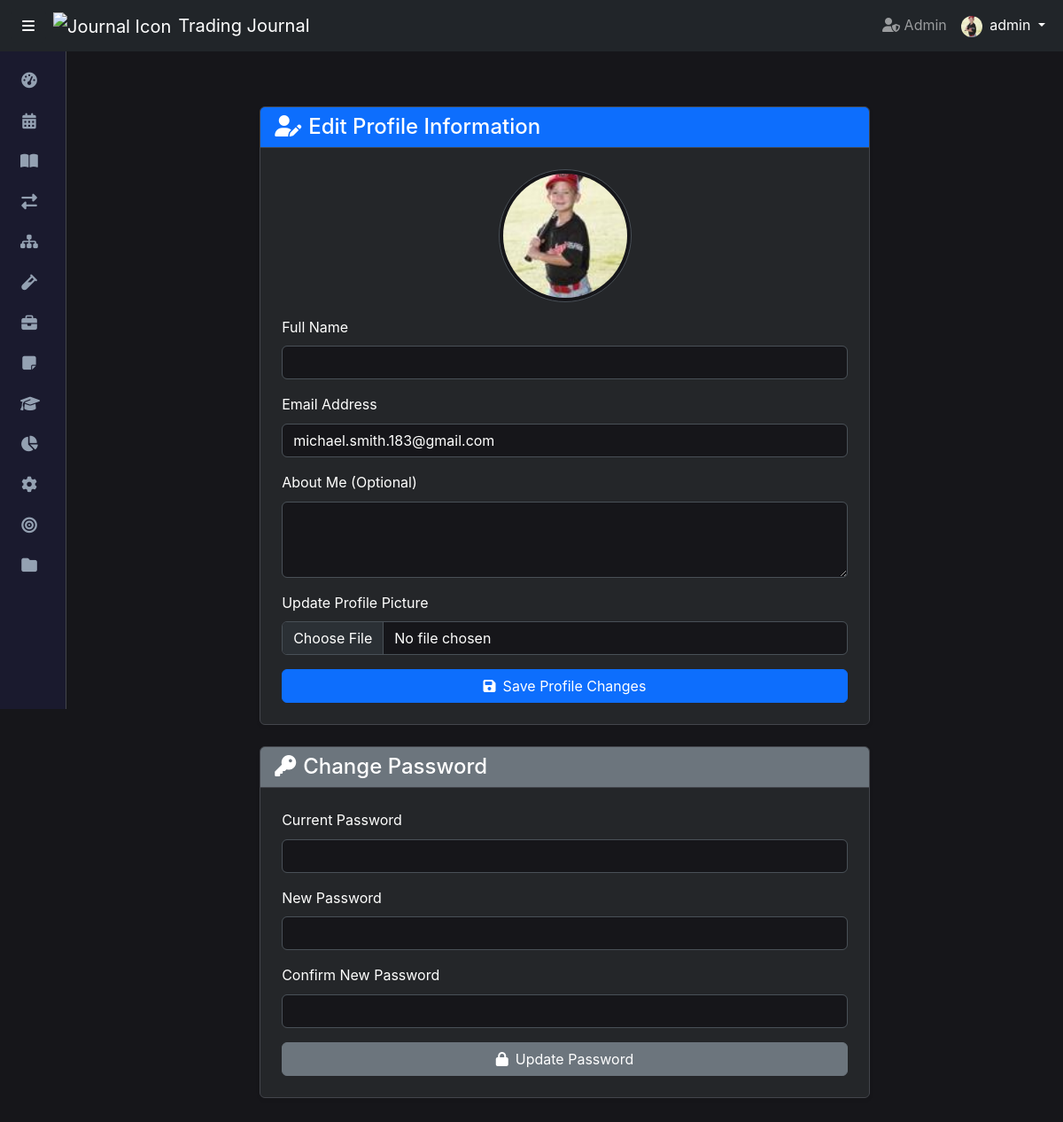
/auth/profile (signed in), run on the app's committed database.
### app/models.py (models this page shows, shortened)
class User(db.Model, UserMixin):
    __tablename__ = 'user'
    id = db.Column(db.Integer, primary_key=True)
    username = db.Column(db.String(80), unique=True, nullable=False, index=True)
    email = db.Column(db.String(120), unique=True, nullable=False, index=True)
    password_hash = db.Column(db.String(256), nullable=False)
    name = db.Column(db.String(100), nullable=True)
    role = db.Column(db.Enum(UserRole), nullable=False, default=UserRole.USER)
    created_at = db.Column(db.DateTime, nullable=False, default=datetime.utcnow)
    updated_at = db.Column(db.DateTime, nullable=True, onupdate=datetime.utcnow)
    last_login = db.Column(db.DateTime, nullable=True)
    is_active = db.Column(db.Boolean, nullable=False, default=True)
    profile_picture = db.Column(db.String(200), nullable=True) # Path relative to static/profile_pics
    bio = db.Column(db.Text, nullable=True)
    is_email_verified = db.Column(db.Boolean, nullable=False, server_default='0') # Use server_default for new DBs
    activities = db.relationship('Activity', backref='user', lazy='dynamic', cascade='all, delete-orphan')
    files = db.relationship('File', backref='user', lazy='dynamic', cascade='all, delete-orphan')
    settings = db.relationship('Settings', backref='user', uselist=False, cascade='all, delete-orphan')
    api_keys = db.relationship('ApiKey', backref='user', lazy='dynamic', cascade='all, delete-orphan')
    trading_models = db.relationship('TradingModel', backref='user', lazy='dynamic')
    trades = db.relationship('Trade', backref='user', lazy='dynamic')
    daily_journals = db.relationship('DailyJournal', backref='user', lazy='dynamic')
    weekly_journals = db.relationship('WeeklyJournal', backref='user', lazy='dynamic')
    monthly_journals = db.relationship('MonthlyJournal', backref='user', lazy='dynamic')
    quarterly_journals = db.relationship('QuarterlyJournal', backref='user', lazy='dynamic')
    yearly_journals = db.relationship('YearlyJournal', backref='user', lazy='dynamic')
    def is_admin(self): return self.role == UserRole.ADMIN

### app/blueprints/auth_bp.py (the view, shortened to what this page needs)
@auth_bp.route('/profile', methods=['GET', 'POST'])
@login_required
def user_profile():
    profile_form = ProfileForm(obj=current_user)
    password_form = ChangePasswordForm()
    return render_template('profile.html', title='Your Profile', profile_form=profile_form, password_form=password_form)

### app/forms.py
class ProfileForm(FlaskForm):
    name = StringField('Full Name', validators=[Optional(), Length(max=100)])
    email = StringField('Email Address',
                        validators=[DataRequired(), Email(message="Invalid email address."), Length(max=120)])
    bio = TextAreaField('About Me (Optional)', validators=[Optional(), Length(max=500)])
    profile_picture = FileField('Update Profile Picture', validators=[
        Optional(),
        FileAllowed(['jpg', 'png', 'jpeg', 'gif'], 'Images only! (jpg, jpeg, png, gif)')
    ])
    submit = SubmitField('Save Profile Changes')

class ChangePasswordForm(FlaskForm):
    current_password = PasswordField('Current Password', validators=[DataRequired()])
    new_password = PasswordField('New Password', validators=[DataRequired(), Length(min=8,
                                                                                    message='Password must be at least 8 characters long.')])
    confirm_password = PasswordField('Confirm New Password',
                                     validators=[DataRequired(),
                                                 EqualTo('new_password', message='New passwords must match.')])
    submit = SubmitField('Update Password')

### app/templates/auth/profile.html (shortened to what this page needs)
{% extends "base.html" %}
{% from "macros/_form_helpers.html" import render_field, render_checkbox %}
{% block content %}
<div class="container mt-4 mb-5">
    <div class="row justify-content-center">
        <div class="col-lg-8 col-md-10">
            <div class="card shadow-sm mb-4">
                <div class="card-header bg-primary text-white">
                    <h4 class="mb-0"><i class="fas fa-user-edit me-2"></i>Edit Profile Information</h4>
                </div>
                <div class="card-body p-4">
                    <form method="POST" action="{{ url_for('auth.user_profile') }}" enctype="multipart/form-data" novalidate>
                        <div class="text-center mb-3">
                            {% if current_user.profile_picture and current_user.profile_picture != 'default.jpg' %}
                                <img src="{{ url_for('static', filename=config.get('PROFILE_PICS_FOLDER_REL', 'profile_pics') + '/' + current_user.profile_picture) }}?v={{ range(1,100000)|random }}"
                                     alt="Current Profile Picture" class="img-thumbnail rounded-circle" style="width: 150px; height: 150px; object-fit: cover;">
                            {% else %}
                                <img src="{{ url_for('static', filename=config.get('PROFILE_PICS_FOLDER_REL', 'profile_pics') + '/default.jpg') }}"
                                     alt="Default Profile Picture" class="img-thumbnail rounded-circle" style="width: 150px; height: 150px; object-fit: cover;">
                            {% endif %}
                        </div>
                        {{ render_field(profile_form.name, input_class="form-control") }}
                        {{ render_field(profile_form.email, input_class="form-control", type="email") }}
                        {{ render_field(profile_form.bio, input_class="form-control", rows="3") }}
                        {{ render_field(profile_form.profile_picture, input_class="form-control") }}
                        <div class="d-grid mt-3">
                            <button type="submit" name="submit_profile" class="btn btn-primary"><i class="fas fa-save me-2"></i>Save Profile Changes</button>
                        </div>
                    </form>
                </div>
            </div>
            <div class="card shadow-sm">
                <div class="card-header bg-secondary text-white">
                    <h4 class="mb-0"><i class="fas fa-key me-2"></i>Change Password</h4>
                </div>
                <div class="card-body p-4">
                    <form method="POST" action="{{ url_for('auth.user_profile') }}" novalidate>
                        {{ render_field(password_form.current_password, input_class="form-control", type="password") }}
                        {{ render_field(password_form.new_password, input_class="form-control", type="password") }}
                        {{ render_field(password_form.confirm_password, input_class="form-control", type="password") }}
                        <div class="d-grid mt-3">
                            <button type="submit" name="submit_password" class="btn btn-secondary"><i class="fas fa-lock me-2"></i>Update Password</button>
                        </div>
                    </form>
                </div>
            </div>
        </div>
    </div>
</div>
{% endblock %}

### app/templates/base.html (shortened to what this page needs)
<!DOCTYPE html>
<html lang="en" data-bs-theme="{{ theme if theme else 'dark' }}">
<head>
    <link href="https://cdn.jsdelivr.net/npm/bootstrap@5.3.2/dist/css/bootstrap.min.css" rel="stylesheet">
    <link rel="stylesheet" href="https://cdnjs.cloudflare.com/ajax/libs/font-awesome/6.5.2/css/all.min.css" />
    <link rel="stylesheet" href="{{ url_for('static', filename='css/style.css') }}">
</head>
<body class="d-flex flex-column min-vh-100">
    <nav class="navbar navbar-expand-lg navbar-dark bg-dark fixed-top">
        <div class="container-fluid">
            {% if current_user.is_authenticated %}
            <button class="btn btn-dark me-2" type="button" id="menuToggle" title="Toggle Sidebar">
                <i class="fas fa-bars"></i>
            </button>
            {% endif %}
            <a class="navbar-brand d-flex align-items-center" href="{{ url_for('main.index') }}">
                <img src="{{ url_for('static', filename='images/icon.png') }}" alt="Journal Icon"
                     class="navbar-brand-icon me-2">
                Trading Journal
            </a>
            <div class="collapse navbar-collapse" id="topNavbarContent">
                <ul class="navbar-nav ms-auto">
                    {% if current_user.is_authenticated %}
                        {% if current_user.is_admin() %}
                        <li class="nav-item">
                            <a class="nav-link {% if request.blueprint == 'admin' %}active{% endif %}" href="{{ url_for('admin.show_admin_dashboard') }}" title="Admin Panel">
                                <i class="fas fa-user-shield"></i> <span class="d-none d-md-inline">Admin</span>
                            </a>
                        </li>
                        {% endif %}
                        <li class="nav-item dropdown">
                            <a class="nav-link dropdown-toggle {% if request.blueprint == 'auth' and request.endpoint == 'auth.user_profile' %}active{% endif %}" href="#" id="navbarUserDropdownTopRight" role="button" data-bs-toggle="dropdown" aria-expanded="false">
                                {% if current_user.profile_picture and current_user.profile_picture != 'default.jpg' %}
                                    <img src="{{ url_for('static', filename=config.get('PROFILE_PICS_FOLDER_REL', 'profile_pics') + '/' + current_user.profile_picture) }}?v={{ range(1,100000)|random }}" alt="User Avatar" class="rounded-circle me-1" style="width: 24px; height: 24px; object-fit: cover;">
                                {% else %}
                                     <i class="fas fa-user-circle fa-lg me-1"></i>
                                {% endif %}
                                <span class="d-none d-md-inline">{{ current_user.username if current_user.username else 'User' }}</span>
                            </a>
                        </li>
                    {% endif %}
                </ul>
            </div>
        </div>
    </nav>
    <div class="app-body-container d-flex flex-grow-1">
        {% if current_user.is_authenticated %}
        <aside class="sidebar sidebar-initializing">
            <nav class="sidebar-nav flex-grow-1">
                <ul>
                    <li><a href="{{ url_for('main.index') }}" class="{{ 'active' if request.endpoint == 'main.index' else '' }}"><i class="fas fa-tachometer-alt icon"></i><span class="label">Dashboard</span></a></li>
                    <li class="has-submenu">
                        <a href="#"><i class="fas fa-calendar-alt icon"></i><span class="label">Calendar</span><span class="arrow"></span></a>
                    </li>
                    <li class="has-submenu">
                        <a href="#"><i class="fas fa-book-open icon"></i><span class="label">Journal</span><span class="arrow"></span></a>
                    </li>
                    <li><a href="{{ url_for('trades.view_trades_list') }}" class="{{ 'active' if request.blueprint == 'trades' else '' }}"><i class="fas fa-exchange-alt icon"></i><span class="label">Trades</span></a></li>
                    <li><a href="{{ url_for('trading_models.view_trading_models_list') }}" class="{{ 'active' if request.blueprint == 'trading_models' else '' }}"><i class="fas fa-sitemap icon"></i><span class="label">Trade Models</span></a></li>
                    <li><a href="#"><i class="fas fa-vial icon"></i><span class="label">Backtesting (Soon)</span></a></li>
                    <li class="has-submenu">
                        <a href="#"><i class="fas fa-briefcase icon"></i><span class="label">Business Plan</span><span class="arrow"></span></a>
                    </li>
                    <li><a href="#"><i class="fas fa-sticky-note icon"></i><span class="label">Notes (Soon)</span></a></li>
                    <li><a href="#"><i class="fas fa-graduation-cap icon"></i><span class="label">Continuing Ed (Soon)</span></a></li>
                    <li class="has-submenu">
                        <a href="#"><i class="fas fa-chart-pie icon"></i><span class="label">Statistics & Charts</span><span class="arrow"></span></a>
                    </li>
                    <li><a href="{{ url_for('settings.view_settings') }}" class="{{ 'active' if request.blueprint == 'settings' else '' }}"><i class="fas fa-cog icon"></i><span class="label">Settings</span></a></li>
                    <li><a href="#"><i class="fas fa-bullseye icon"></i><span class="label">Goals (Soon)</span></a></li>
                    <li><a href="{{ url_for('files.user_my_files') }}" class="{{ 'active' if request.blueprint == 'files' and request.endpoint == 'files.user_my_files' else '' }}"><i class="fas fa-folder icon"></i><span class="label">My Files</span></a></li>
                </ul>
            </nav>
        </aside>
        {% endif %}
        <main class="main-content flex-grow-1">
             <div class="container-fluid content-wrapper py-4">
                {% block content %}{% endblock %}
            </div>
        </main>
    </div>
</body>
</html>

### app/templates/macros/_form_helpers.html (shortened to what this page needs)
{% macro render_field(field, label_visible=true, input_class="", placeholder=None, rows=None, cols=None, type=None) %}
<div class="form-group mb-3">
    {% if label_visible and field.label %}
        {{ field.label(class="form-label") }}
    {% endif %}
    {% set field_classes = [input_class] %}
    {% set field_attrs = {} %}
    {{ field(class=" ".join(field_classes)|trim, **field_attrs) }}
</div>
{% endmacro %}

### app/static/css/style.css (style rules this page uses)
body { font-family: -apple-system, BlinkMacSystemFont, "Segoe UI", Roboto, "Helvetica Neue", Arial, sans-serif; margin: 0; padding: 0; line-height: 1.6; color: var(--text-color); background-color: var(--main-bg); padding-top: 56px; transition: background-color 0.3s ease, color 0.3s ease; }
a { color: var(--primary-color); text-decoration: none; }
:root, html[data-bs-theme="dark"] { --primary-color: #7f5af0; --primary-light: #9d8bf5; --secondary-color: #2cb67d; --main-bg: #16161a; --content-bg: #242629; --sidebar-bg: #1a1a2e; --text-color: #fffffe; --text-secondary: #94a1b2; --border-color: #43454b; --bs-body-color: var(--text-color); --bs-body-bg: var(--main-bg); }
.navbar-brand-icon { height: 30px; width: auto; object-fit: contain; }
.app-body-container { display: flex; flex-grow: 1; position: relative; }
.sidebar { width: 75px; background-color: var(--sidebar-bg); color: var(--text-secondary); display: flex; flex-direction: column; position: fixed; top: 56px; left: 0; height: calc(100vh - 56px); z-index: 1020; border-right: 1px solid var(--border-color); overflow-x: hidden; overflow-y: auto; transition: width 0.3s ease-in-out, transform 0.3s ease-in-out, opacity 0.1s ease-in-out; transform: translateX(0); opacity: 1; visibility: visible; }
.sidebar.desktop-icon-only .sidebar-nav li a { justify-content: center; }
.sidebar.desktop-icon-only .sidebar-nav li a .icon { margin-right: 0; }
.sidebar-nav { overflow-y: auto; flex-grow: 1; margin-top: 0; padding-top: 0.75rem; }
.sidebar-nav ul { list-style: none; padding: 0; margin: 0; }
.sidebar-nav li a { display: flex; align-items: center; padding: 10px 20px; color: var(--text-secondary); text-decoration: none; transition: background-color 0.2s ease, color 0.2s ease, padding 0.3s ease, justify-content 0.3s ease; border-left: 3px solid transparent; white-space: nowrap; overflow: hidden; }
.sidebar-nav li a .icon { margin-right: 15px; width: 20px; text-align: center; font-size: 1.1em; transition: margin-right 0.3s ease; }
.main-content { flex-grow: 1; transition: margin-left 0.3s ease-in-out; padding: 1rem; }
.main-content.sidebar-desktop-icon-only { margin-left: 75px; }
.card { background-color: var(--content-bg); border: 1px solid var(--border-color); }
.card-header { border-bottom: 1px solid var(--border-color); }

### data on the page
User: profile_picture (picture), username "admin", email "michael.smith.183@gmail.com"

### other printed values
{{ field.label(class="form-label") }} "Full Name Email Address About Me (Optional) Update Profile Picture Current Password New Password Confirm New Password"
